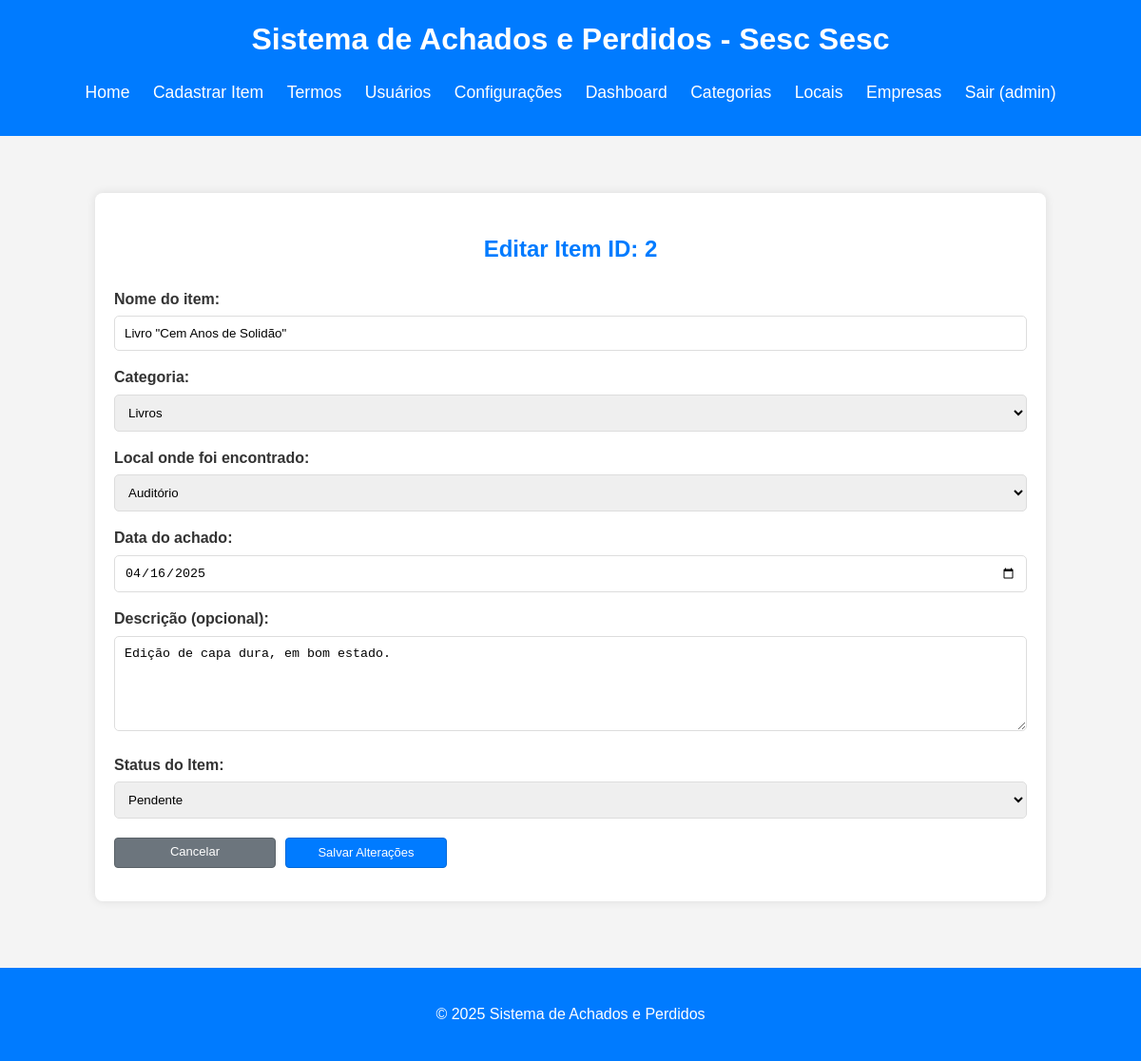
The app's page /admin/edit_item_page.php?id=2 (signed in) with its own data.
### tables this page shows
CREATE TABLE `settings` (
    `config_id` INT PRIMARY KEY DEFAULT 1,
    `unidade_nome` VARCHAR(255),
    `cnpj` VARCHAR(20),
    `endereco_rua` VARCHAR(255),
    `endereco_numero` VARCHAR(50),
    `endereco_bairro` VARCHAR(100),
    `endereco_cidade` VARCHAR(100),
    `endereco_estado` VARCHAR(50),
    `endereco_cep` VARCHAR(10),
    `last_updated` TIMESTAMP DEFAULT CURRENT_TIMESTAMP ON UPDATE CURRENT_TIMESTAMP,
    CONSTRAINT check_single_row CHECK (config_id = 1)
);

CREATE TABLE `items` (
    `id` INT AUTO_INCREMENT PRIMARY KEY,
    `name` VARCHAR(255) NOT NULL,
    `category_id` INT NOT NULL,
    `location_id` INT NOT NULL,
    `found_date` DATE NOT NULL,
    `description` TEXT,
    `barcode` VARCHAR(255) UNIQUE,
    `user_id` INT,
    `status` ENUM('Pendente', 'Devolvido', 'Doado', 'Aguardando Aprovação', 'Perdido') NOT NULL DEFAULT 'Pendente',
    `registered_at` TIMESTAMP DEFAULT CURRENT_TIMESTAMP,
    FOREIGN KEY (`category_id`) REFERENCES `categories`(`id`),
    FOREIGN KEY (`location_id`) REFERENCES `locations`(`id`),
    FOREIGN KEY (`user_id`) REFERENCES `users`(`id`) ON DELETE SET NULL
);

CREATE TABLE `categories` (
    `id` INT AUTO_INCREMENT PRIMARY KEY,
    `name` VARCHAR(255) NOT NULL UNIQUE,
    `code` VARCHAR(10) NOT NULL UNIQUE
);

CREATE TABLE `locations` (
    `id` INT AUTO_INCREMENT PRIMARY KEY,
    `name` VARCHAR(255) NOT NULL UNIQUE
);

### src/auth.php (called while the page is built, shortened)
<?php
function is_logged_in() {
    return isset($_SESSION['user_id']);
}
function is_admin() {
    return isset($_SESSION['user_role']) &&
           ($_SESSION['user_role'] === 'admin' ||
            $_SESSION['user_role'] === 'admin-aprovador' ||
            $_SESSION['user_role'] === 'superAdmin');
}
function is_super_admin() {
    return isset($_SESSION['user_role']) && $_SESSION['user_role'] === 'superAdmin';
}
?>

### src/admin/edit_item_page.php (the view, shortened to what this page needs)
<?php
require_once '../auth.php';
require_once '../db_connect.php';
$item_id = filter_input(INPUT_GET, 'id', FILTER_VALIDATE_INT);
$item = null;
$categories = [];
$locations = [];
$error_message = '';
$sql_item = "SELECT name, category_id, location_id, found_date, description, status FROM items WHERE id = ?";
$stmt_item = $conn->prepare($sql_item);
if ($stmt_item) {
    $stmt_item->bind_param("i", $item_id);
    if ($stmt_item->execute()) {
        $result_item = $stmt_item->get_result();
        if ($result_item->num_rows === 1) {
            $item = $result_item->fetch_assoc();
        } else {
            $_SESSION['admin_page_error_message'] = "Item não encontrado com o ID: " . htmlspecialchars($item_id);
            header('Location: /home.php?error=itemnotfound_editpage');
            exit();
        }
    } else {
        error_log("SQL Execute Error (fetch_item_for_edit): " . $stmt_item->error);
        $error_message = "Erro ao executar busca do item.";
    }
} else {
    error_log("SQL Prepare Error (fetch_item_for_edit): " . $conn->error);
    $error_message = "Erro ao preparar busca do item para edição.";
}
if (empty($error_message)) {
    $sql_cats = "SELECT id, name FROM categories ORDER BY name ASC";
    $result_cats = $conn->query($sql_cats);
    if ($result_cats) {
        while ($row = $result_cats->fetch_assoc()) {
            $categories[] = $row;
        }
    } else {
        error_log("SQL Error (fetch_categories_for_edit): " . $conn->error);
        $error_message .= " Erro ao carregar categorias.";
    }
    $sql_locs = "SELECT id, name FROM locations ORDER BY name ASC";
    $result_locs = $conn->query($sql_locs);
    if ($result_locs) {
        while ($row = $result_locs->fetch_assoc()) {
            $locations[] = $row;
        }
    } else {
        error_log("SQL Error (fetch_locations_for_edit): " . $conn->error);
        $error_message .= " Erro ao carregar locais.";
    }
}
require_once '../templates/header.php';
?>
<div class="container admin-container">
    <h2>Editar Item ID: <?php echo htmlspecialchars($item_id); ?></h2>
    <?php if ($item && empty($error_message)): ?>
    <form action="edit_item_handler.php" method="POST" class="form-admin">
        <div>
            <label for="name">Nome do item:</label>
            <input type="text" id="name" name="name" required value="<?php echo htmlspecialchars($item['name'] ?? ''); ?>">
        </div>
        <div>
            <label for="category_id">Categoria:</label>
            <select id="category_id" name="category_id" required>
                <?php foreach ($categories as $category): ?>
                    <option value="<?php echo htmlspecialchars($category['id']); ?>"
                        <?php echo (isset($item['category_id']) && $item['category_id'] == $category['id']) ? 'selected' : ''; ?>>
                        <?php echo htmlspecialchars($category['name']); ?>
                    </option>
                <?php endforeach; ?>
            </select>
        </div>
        <div>
            <label for="location_id">Local onde foi encontrado:</label>
            <select id="location_id" name="location_id" required>
                <?php foreach ($locations as $location): ?>
                    <option value="<?php echo htmlspecialchars($location['id']); ?>"
                        <?php echo (isset($item['location_id']) && $item['location_id'] == $location['id']) ? 'selected' : ''; ?>>
                        <?php echo htmlspecialchars($location['name']); ?>
                    </option>
                <?php endforeach; ?>
            </select>
        </div>
        <div>
            <label for="found_date">Data do achado:</label>
            <input type="date" id="found_date" name="found_date" required value="<?php echo htmlspecialchars($item['found_date'] ?? ''); ?>">
        </div>
        <div>
            <label for="description">Descrição (opcional):</label>
            <textarea id="description" name="description" rows="4"><?php echo htmlspecialchars($item['description'] ?? ''); ?></textarea>
        </div>
    <?php if (is_admin()):  ?>
    <div>
        <label for="status">Status do Item:</label>
        <select id="status" name="status" required>
            <option value="Pendente" <?php echo (isset($item['status']) && $item['status'] == 'Pendente') ? 'selected' : ''; ?>>Pendente</option>
        </select>
    </div>
    <?php endif; ?>
        <div class="form-action-buttons-group">
            <a href="/home.php" class="button-secondary">Cancelar</a>
            <button type="submit" class="button-primary">Salvar Alterações</button>
        </div>
    </form>
    <?php elseif (empty($error_message)): ?>
        <p class="error-message">Não foi possível carregar os dados do item para edição. O item pode não existir ou houve um erro.</p>
    <?php endif; ?>
</div>
<?php require_once '../templates/footer.php'; ?>

### src/templates/header.php (shortened to what this page needs)
<?php
$db_specific_unidade_nome = '';
if (isset($conn) && $conn instanceof mysqli) {
    $stmt_settings = $conn->prepare("SELECT unidade_nome FROM settings WHERE config_id = 1");
    if ($stmt_settings) {
        $stmt_settings->execute();
        $result_settings = $stmt_settings->get_result();
        if ($result_settings->num_rows > 0) {
            $row_settings = $result_settings->fetch_assoc();
            if (!empty(trim($row_settings['unidade_nome'] ?? ''))) {
                $db_specific_unidade_nome = htmlspecialchars(trim($row_settings['unidade_nome'] ?? ''));
            }
        }
    } else {
        error_log("Failed to prepare statement for settings in header: " . $conn->error);
    }
} else {
    error_log("Database connection not available in header.php or not a mysqli object.");
}
$base_site_title = "Sistema de Achados e Perdidos";
$display_h1_title = $base_site_title;
if (!empty($db_specific_unidade_nome)) {
    $suffix = " - Sesc " . $db_specific_unidade_nome;
    $display_h1_title .= $suffix;
}
$is_index_page = basename($_SERVER['PHP_SELF']) == 'index.php';
$h1_with_trigger = str_replace('Achados', '<span id="easter-egg-trigger">Achados</span>', $display_h1_title);
?>
<!DOCTYPE html>
<html lang="pt-br">
<head>
    <link rel="stylesheet" href="/style.css">
    <link href="https://cdn.jsdelivr.net/npm/select2@4.1.0-rc.0/dist/css/select2.min.css" rel="stylesheet" />
    <link rel="stylesheet" href="https://cdnjs.cloudflare.com/ajax/libs/font-awesome/6.5.2/css/all.min.css">
</head>
<body>
    <header>
        <h1><?php echo $h1_with_trigger; ?></h1>
        <nav>
            <ul>
                <?php if (!$is_index_page): ?>
                    <li><a href="/home.php">Home</a></li>
                    <li><a href="/register_item_page.php">Cadastrar Item</a></li>
                    <li><a href="/manage_terms.php">Termos</a></li>
                <?php endif; ?>
                <?php if (is_super_admin()): ?>
                    <li><a href="/admin/manage_users.php">Usuários</a></li>
                    <li><a href="/admin/settings_page.php">Configurações</a></li>
                <?php endif; ?>
                <?php if (is_admin()): ?>
                    <li><a href="/admin/dashboard.php">Dashboard</a></li>
                    <li><a href="/admin/manage_categories.php">Categorias</a></li>
                    <li><a href="/admin/manage_locations.php">Locais</a></li>
                    <li><a href="/admin/manage_companies_page.php">Empresas</a></li>
                <?php endif; ?>
                <?php if (is_logged_in()): ?>
                    <li><a href="/logout_handler.php">Sair (<?php echo htmlspecialchars($_SESSION['username'] ?? 'Usuário'); ?>)</a></li>
                <?php else: ?>
                    <?php if (!$is_index_page): ?>
                        <li><a href="/index.php">Login</a></li>
                    <?php endif; ?>
                <?php endif; ?>
            </ul>
        </nav>
    </header>
    <main>

### src/style.css (style rules this page uses)
body { font-family: Arial, sans-serif; line-height: 1.6; margin: 0; padding: 0; background-color: #f4f4f4; color: #333; }
.container { width: 80%; margin: auto; overflow: hidden; padding: 20px; background-color: #fff; border-radius: 8px; box-shadow: 0 0 10px rgba(0,0,0,0.1); }
header { background: #007bff; color: #fff; padding: 1rem 0; text-align: center; margin-bottom: 20px; }
header h1 { margin: 0; font-size: 2em; }
header nav ul { padding: 0; list-style: none; }
header nav ul li { display: inline; margin: 0 10px; }
header nav a { color: #fff; text-decoration: none; font-size: 1.1em; }
main { padding: 20px 0; }
form div { margin-bottom: 15px; }
form label { display: block; margin-bottom: 5px; font-weight: bold; }
form input[type="text"], form input[type="password"], form input[type="date"], form input[type="time"], form select, form textarea { width: 100%; padding: 10px; border: 1px solid #ddd; border-radius: 5px; box-sizing: border-box; }
form textarea { height: 100px; resize: vertical; }
form button[type="submit"] { display: block; width: auto; padding: 10px 20px; background: #007bff; color: white; border: none; border-radius: 5px; cursor: pointer; font-size: 1em; }
.form-action-buttons-group { display: flex; align-items: center; gap: 10px; margin-top: 20px; justify-content: flex-start; }
form .form-action-buttons-group > button[type="submit"].button-primary, .form-action-buttons-group > a.button-secondary { display: inline-block; width: 170px; height: 32px; padding: 5px 10px; font-size: 13px; line-height: 1.4; text-align: center; vertical-align: middle; white-space: nowrap; box-sizing: border-box; margin: 0; border-radius: 4px; cursor: pointer; text-decoration: none; border-style: solid; border-width: 1px; transition: background-color 0.15s ease-in-out, border-color 0.15s ease-in-out, transform 0.2s ease-in-out; }
.form-action-buttons-group > .button-primary { background-color: #007bff; color: white; border-color: #0069d9; }
.form-action-buttons-group > a.button-secondary { background-color: #6c757d; color: white; border-color: #5a6268; }
a { color: #007bff; text-decoration: none; }
.admin-container { margin: 20px auto; padding: 20px; background-color: #fff; border-radius: 8px; box-shadow: 0 0 10px rgba(0,0,0,0.1); }
.admin-container h2, .admin-container h3 { color: #007bff; margin-bottom: 20px; text-align: center; }
.admin-container form label { font-weight: bold; }
.admin-container form input[type="text"], .admin-container form input[type="password"], form input[type="date"], form input[type="time"], .admin-container form select { transition: border-color 0.15s ease-in-out, box-shadow 0.15s ease-in-out; }
form button[type="submit"].button-primary, form button[type="submit"].button-secondary, form button[type="submit"].button-edit, form button[type="submit"].button-delete, form button[type="submit"].button-details, form button[type="button"].button-primary, form button[type="button"].button-secondary, form button[type="button"].button-edit, form button[type="button"].button-delete, form button[type="button"].button-details { padding: 5px 10px; font-size: 13px; line-height: 1.4; display: inline-block; width: auto; }
.button-primary, .button-secondary, .button-edit, .button-delete, .button-details { padding: 5px 10px; font-size: 13px; line-height: 1.4; border-radius: 4px; cursor: pointer; text-decoration: none; display: inline-block; vertical-align: middle; text-align: center; margin:0; box-sizing: border-box; border: 1px solid transparent; transition: background-color 0.15s ease-in-out, border-color 0.15s ease-in-out, transform 0.2s ease-in-out; }
.button-primary { background-color: #007bff; color: white; border-color: #0069d9; }
.button-secondary { background-color: #6c757d; color: white; border-color: #5a6268; }

### src/templates/header.php (style rules this page uses)
header { user-select: none; }
#easter-egg-trigger { cursor: default; }

### records on screen
settings: unidade_nome "Sistema de Achados e Perdidos - Sesc Sesc"
items: name "Livro \"Cem Anos de Solidão\"", category_id "Livros", location_id "Auditório", found_date "04/16/2025", description "Edição de capa dura, em bom estado.", status "Pendente"

### other values on screen
$_SESSION['username'] "admin"
$item_id "2"
